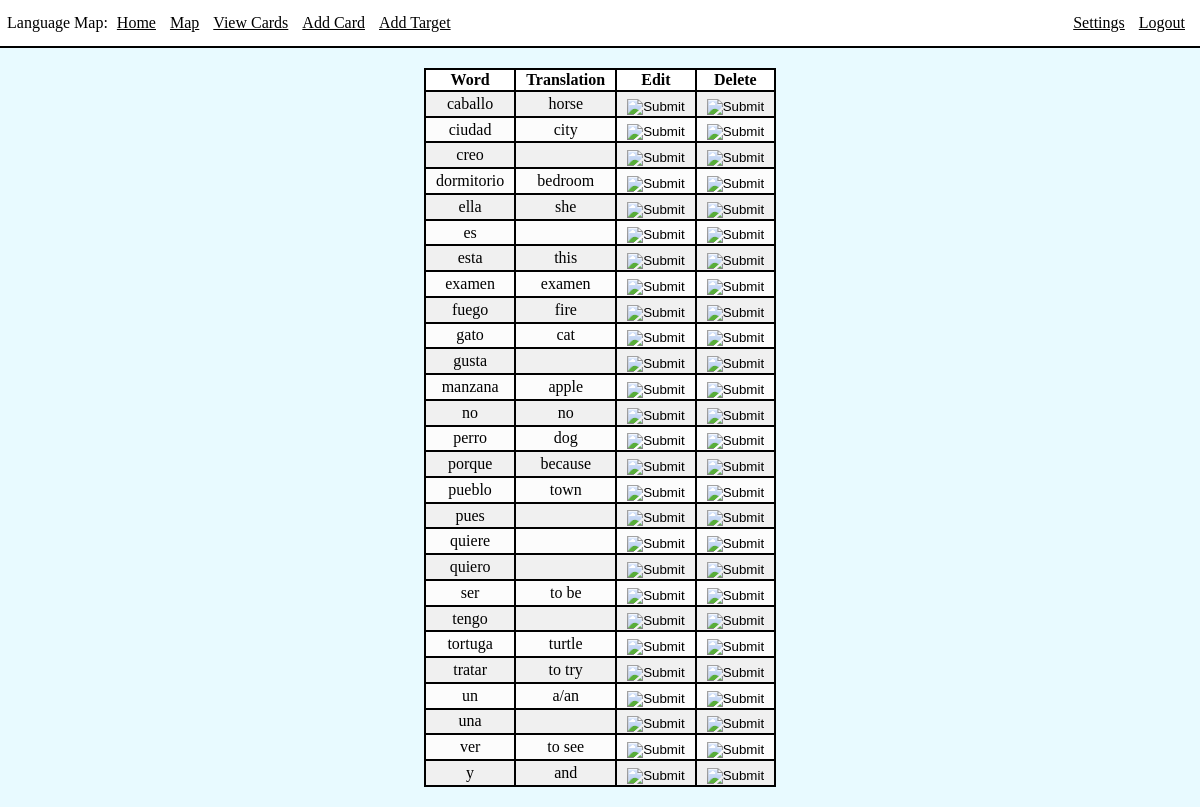
Page /viewCards (signed in) on the earlier database version.
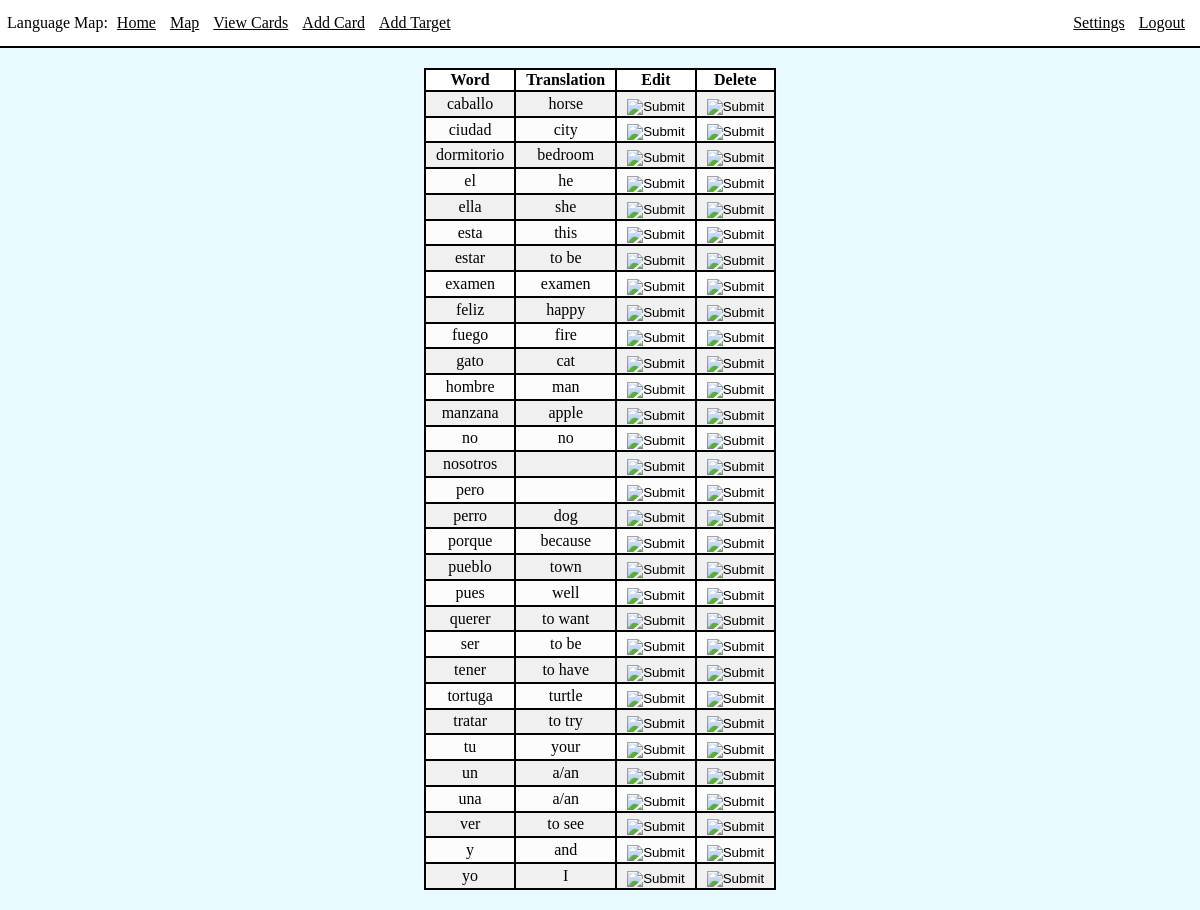
Same page on the later database version.
### app/models.py (models this page shows, shortened)
class Card(db.Model):
    id = db.Column(db.Integer, primary_key=True)
    word = db.Column(db.String(64), index=True, unique=True)
    translation = db.Column(db.String(1000), index=True)
    variants = db.relationship("Variant", backref='card', lazy=True)

### app/routes.py (the view)
@app.route('/viewCards')
@login_required
def viewCards():
    cards = Card.query.filter().order_by(Card.word)
    return render_template('viewCards.html', title='View Cards', cards=cards)

### app/models.py (called while the page is built)
@login.user_loader
def load_user(id):
    return User.query.get(int(id))

### app/templates/viewCards.html
{% extends "base.html" %}
{% block content %}
<div class="int">
    <table>
        <thead>
            <th>Word</th>
            <th>Translation</th>
            <th>Edit</th>
            <th>Delete</th>
        </thead>
        <tbody>
        {% for card in cards %}
        <tr>
            <td>{{ card.word }}</td>
            <td>{{ card.translation }}</td>
            <td>
                <form action="{{ url_for('editCard', cardID=card.id )}}" method="POST">
                    <input type="image" class="btnimg" src="../static/images/edit.png">
                </form>
            </td>
            <td>
                <form action="{{ url_for('deleteCard', cardID=card.id) }}" method="POST">
                    <input type="image" class="btnimg" src="../static/images/delete.png">
                </form>
            </td>
        </tr>
        {% endfor %}
        </tbody>
    </table>
</div>
{% endblock %}

### app/templates/base.html (shortened to what this page needs)
<!DOCTYPE html>
<link rel="stylesheet" href="{{ url_for('static', filename='style.css') }}">
<html>
    <head>
        <div>
            <div class="nav">
            Language Map:
            <a class="navlink" href="/index">Home</a>
            {%if current_user.is_anonymous %}
            <div class="right">
                <a class="navlink" href="/login">Login</a>
            </div>
            {% else %}
            <a class="navlink" href="/map">Map</a>
            <a class="navlink"href="/viewCards">View Cards</a>
            <a class="navlink" href="/addCard">Add Card</a>
            <a class="navlink" href="/addTarget">Add Target</a>
            <div class="right">
                <a class="navlink" href="/settings">Settings</a>
                <a class="navlink" href="/logout">Logout</a>
            </div>
            {% endif %}
            </div>
        </div>
        </head>
        <body>
            <div class="content">
            {% block content %}{% endblock %}
            </div>
    </body>
</html>

### app/static/style.css (style rules this page uses)
html, body { background-color: rgb(232, 250, 255); margin: 0px; padding: 0px; }
.content { margin: 0px; }
.int { margin: 20px; }
a { color: black; }
.nav { background-color: white; padding: 7px; padding-top: 14px; padding-bottom: 14px; border-bottom: 2px solid black; }
.navlink { padding-left: 5px; padding-right: 5px; }
.right { display: inline-block; position: fixed; right: 10px; }
table { margin-left: auto; margin-right: auto; border: 2px solid black; text-align: center; border-collapse: collapse; }
thead { background-color: white; }
th, td { border: 2px solid black; padding-left: 10px; padding-right: 10px; }
tbody { background-color: rgb(240, 240, 240); }
tr:nth-child(even) { background-color: rgb(252, 252, 252); }
.btnimg { position: relative; margin-top: 10%; margin-left: auto; }

Differences in the rows shown:
removed Card: word "creo"
removed Card: word "es"
removed Card: word "gusta"
removed Card: word "quiere"
removed Card: word "quiero"
removed Card: word "tengo"
added Card: word "el", translation "he"
added Card: word "estar", translation "to be"
added Card: word "feliz", translation "happy"
added Card: word "hombre", translation "man"
added Card: word "nosotros"
added Card: word "pero"
changed Card "pues": translation (not shown) → "well"
added Card: word "querer", translation "to want"
added Card: word "tener", translation "to have"
added Card: word "tu", translation "your"
changed Card "una": translation (not shown) → "a/an"
added Card: word "yo", translation "I"
